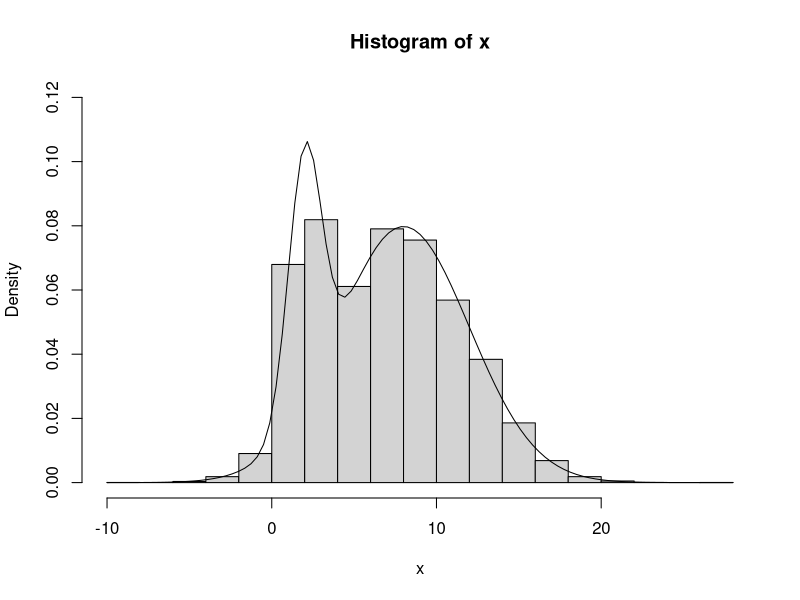
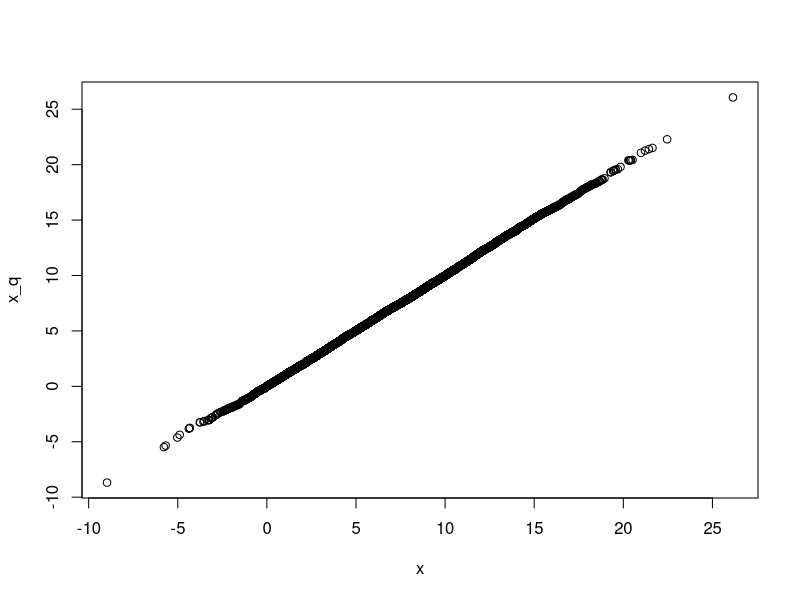
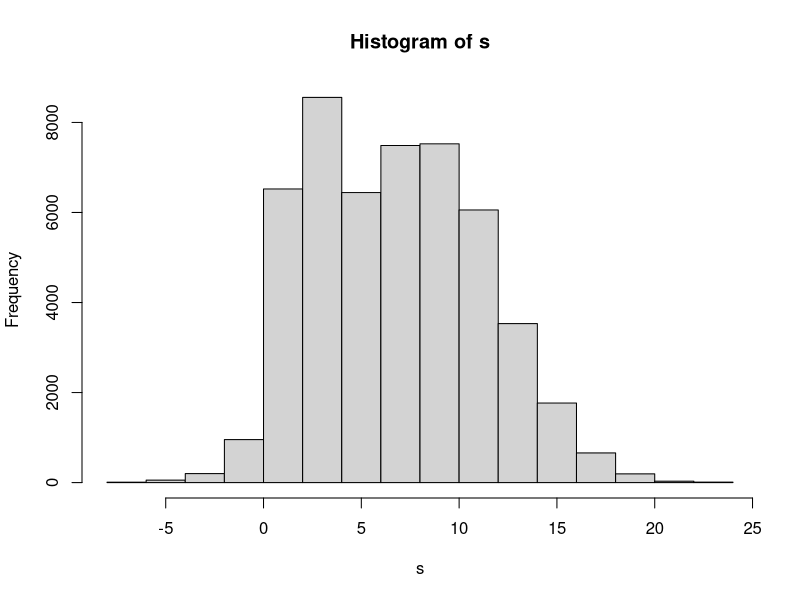

The R source for these figures, in order:
## ---- chunk 1
knitr::opts_chunk$set(echo = TRUE)
## ---- chunk 2
n <- 10000
u <- c(2,8); sd <- c(1,4)
p <- 0.2

#Simular observaciones de W
w <- as.numeric(runif(n)>p)
#Simular observaciones de X|W
x <- rnorm(n,u[w+1],sd[w+1])
## ---- chunk 3
#Comparación mediante histograma
hist(x,probability = TRUE,ylim=c(0,0.12),breaks=25)
curve(p*dnorm(l,u[1],sd[1])+(1-p)*dnorm(l,u[2],sd[2]),add = TRUE, xname = "l")

#Comparación mediante gráfica de cuantiles

# 1. Calcular el cuantil de la distribucion teorica al
#    que pertenece cada valor simulado.
q_t <- p*pnorm(x,u[1],sd[1])+(1-p)*pnorm(x,u[2],sd[2])

# 2. Usar los cuantiles teoricos para extraer el valor
#    simulado correspondiente.
x_q <- quantile(x,q_t)

# 3. Comparar cada valor en su cuantil teórico contra
#    el valor hallado para ese cuantil en la simulación.
plot(x,x_q)
## ---- chunk 4
n <- 50000
s <- c(5,numeric(n))

u1 <- 2; u2 <- 8; sd1 <- 1; sd2 <- 4; p <-0.2

sdq <- 2.4

d_obj <- function(x){p*dnorm(x,u1,sd1)+(1-p)*dnorm(x,u2,sd2)}
d_can <- function(x,u){dnorm(x,u,sdq)}

alpha <- function(x,y,f,q){
  min(1,f(y)*q(x,y)/(f(x)*q(y,x)))
}

for(i in 1:(length(s)-1)){
  candidato <- rnorm(1,s[i],sdq)
  if(runif(1)<=alpha(s[i],candidato,d_obj,d_can)){
    s[i+1] <- candidato
  } else {
    s[i+1] <- s[i]
  }
  
}

s[(length(s)-9999):length(s)]

hist(s)
